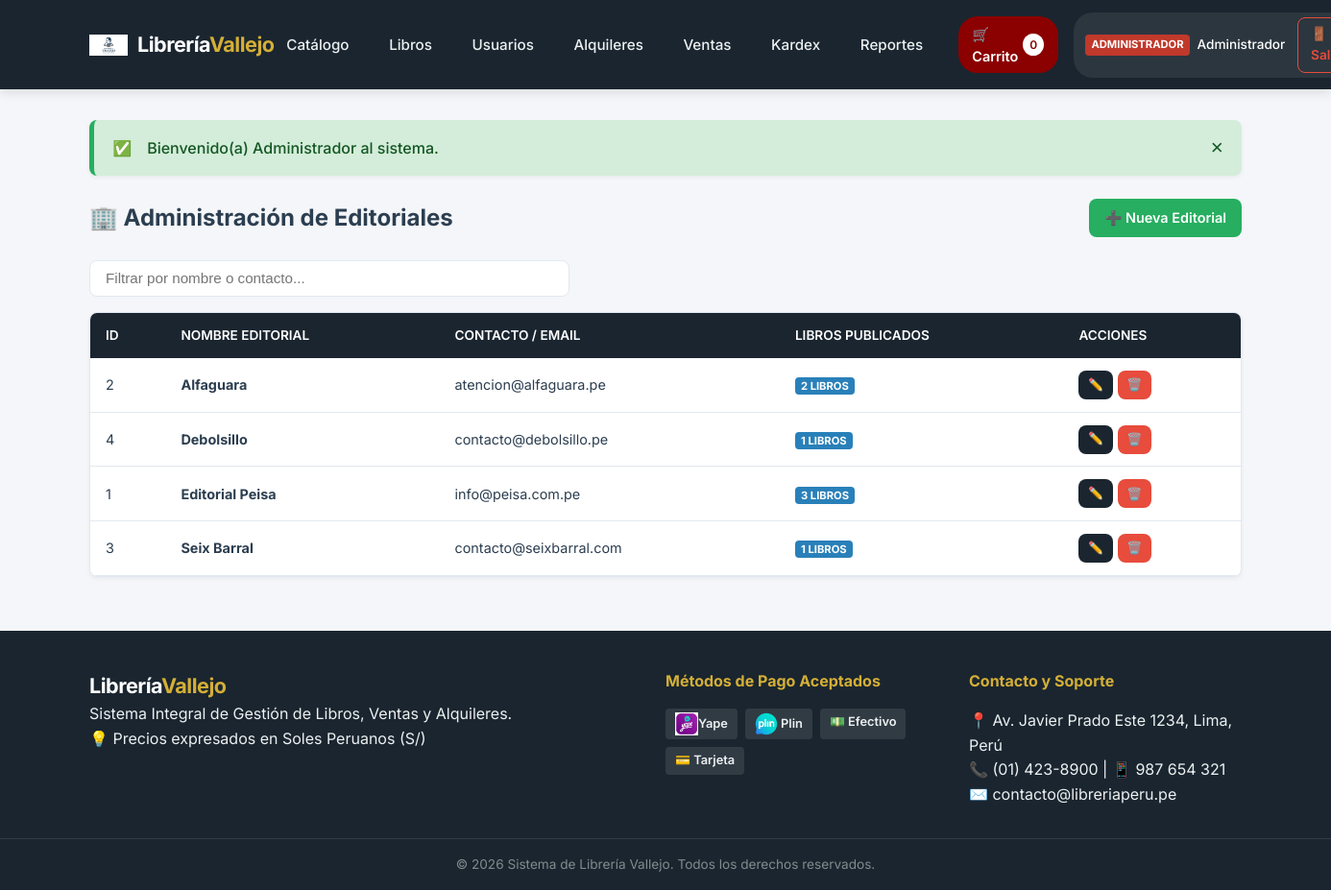
The page /modulos/editoriales/index.php (signed in) on the database its author committed.
### tables this page shows
CREATE TABLE `editoriales` (
  `id_editorial` int(11) NOT NULL,
  `nombre` varchar(120) NOT NULL,
  `contacto` varchar(100) DEFAULT NULL
);

### modulos/editoriales/index.php (the view, shortened to what this page needs)
<?php
require_once __DIR__ . '/../../config/conexion.php';
$sql = "SELECT e.*, COUNT(l.id_libro) AS total_libros
        FROM editoriales e
        LEFT JOIN libros l ON e.id_editorial = l.id_editorial
        GROUP BY e.id_editorial
        ORDER BY e.nombre ASC";
$res = mysqli_query($conexion, $sql);
include_once __DIR__ . '/../../includes/header.php';
?>
<div style="display: flex; justify-content: space-between; align-items: center; margin-bottom: 1.5rem; flex-wrap: wrap; gap: 1rem;">
    <h2>🏢 Administración de Editoriales</h2>
    <a href="<?php echo BASE_URL; ?>modulos/editoriales/crear.php" class="btn btn-success">➕ Nueva Editorial</a>
</div>
<div class="catalogo-header" style="margin-bottom: 1rem;">
    <div class="buscador-box">
        <input type="text" id="input-search-live" class="input-search" placeholder="Filtrar por nombre o contacto...">
    </div>
</div>
<div class="table-responsive">
    <table class="tabla-custom">
        <thead>
            <tr>
                <th>ID</th>
                <th>Nombre Editorial</th>
                <th>Contacto / Email</th>
                <th>Libros Publicados</th>
                <th>Acciones</th>
            </tr>
        </thead>
        <tbody>
            <?php if (mysqli_num_rows($res) === 0): ?>
                <tr>
                    <td colspan="5" style="text-align: center;">No hay editoriales registradas.</td>
                </tr>
            <?php else: ?>
                <?php while ($ed = mysqli_fetch_assoc($res)): ?>
                    <tr>
                        <td><?php echo $ed['id_editorial']; ?></td>
                        <td><strong><?php echo htmlspecialchars($ed['nombre']); ?></strong></td>
                        <td><?php echo htmlspecialchars($ed['contacto'] ? $ed['contacto'] : '-'); ?></td>
                        <td><span class="user-role-badge badge-client"><?php echo $ed['total_libros']; ?> libros</span></td>
                        <td>
                            <div style="display: flex; gap: 5px;">
                                <a href="<?php echo BASE_URL; ?>modulos/editoriales/editar.php?id=<?php echo $ed['id_editorial']; ?>" class="btn btn-secondary btn-sm" title="Editar">✏️</a>
                                <button type="button" class="btn btn-danger btn-sm" onclick="confirmarAccion('<?php echo BASE_URL; ?>modulos/editoriales/eliminar.php?id=<?php echo $ed['id_editorial']; ?>', '¿Está seguro de eliminar la editorial <?php echo htmlspecialchars($ed['nombre']); ?>?');">🗑️</button>
                            </div>
                        </td>
                    </tr>
                <?php endwhile; ?>
            <?php endif; ?>
        </tbody>
    </table>
</div>
<?php include_once __DIR__ . '/../../includes/footer.php'; ?>

### public/assets/css/style.css (style rules this page uses)
:root { --primary: #8b0000; --primary-hover: #660000; --secondary: #1a252f; --accent: #d4af37; --bg-light: #f4f6f9; --bg-card: #ffffff; --text-dark: #2c3e50; --text-muted: #7f8c8d; --border-color: #e2e8f0; --success: #27ae60; --danger: #e74c3c; --warning: #f39c12; --info: #2980b9; --shadow-sm: 0 2px 4px rgba(0,0,0,0.05); --shadow-md: 0 4px 10px rgba(0,0,0,0.1); --radius: 8px; --transition: all 0.25s ease-in-out; }
* { margin: 0; padding: 0; box-sizing: border-box; }
body { font-family: 'Inter', -apple-system, BlinkMacSystemFont, "Segoe UI", Roboto, sans-serif; background-color: var(--bg-light); color: var(--text-dark); line-height: 1.6; display: flex; flex-direction: column; min-height: 100vh; }
.user-role-badge { font-size: 0.7rem; padding: 2px 6px; border-radius: 4px; font-weight: 700; text-transform: uppercase; }
.badge-client { background-color: #2980b9; color: #fff; }
.catalogo-header { display: flex; justify-content: space-between; align-items: center; margin-bottom: 1.5rem; flex-wrap: wrap; gap: 1rem; }
.buscador-box { display: flex; gap: 10px; flex: 1; max-width: 500px; }
.input-search { width: 100%; padding: 0.6rem 1rem; border: 1px solid var(--border-color); border-radius: var(--radius); font-size: 0.95rem; }
.btn { display: inline-block; padding: 0.5rem 1rem; font-size: 0.9rem; font-weight: 600; text-align: center; border: none; border-radius: var(--radius); cursor: pointer; text-decoration: none; transition: var(--transition); }
.btn-secondary { background-color: var(--secondary); color: #fff; }
.btn-success { background-color: var(--success); color: #fff; }
.btn-danger { background-color: var(--danger); color: #fff; }
.btn-sm { padding: 0.3rem 0.6rem; font-size: 0.8rem; }
.table-responsive { width: 100%; overflow-x: auto; background-color: var(--bg-card); border-radius: var(--radius); box-shadow: var(--shadow-sm); border: 1px solid var(--border-color); margin-bottom: 1.5rem; }
.tabla-custom { width: 100%; border-collapse: collapse; text-align: left; }
.tabla-custom th { background-color: var(--secondary); color: #fff; padding: 0.8rem 1rem; font-weight: 600; font-size: 0.85rem; text-transform: uppercase; }
.tabla-custom td { padding: 0.8rem 1rem; border-bottom: 1px solid var(--border-color); font-size: 0.9rem; }

### rows shown on the page
editoriales: id_editorial "2", nombre "Alfaguara", contacto "atencion@alfaguara.pe", total_libros "2"
editoriales: id_editorial "4", nombre "Debolsillo", contacto "contacto@debolsillo.pe", total_libros "1"
editoriales: id_editorial "1", nombre "Editorial Peisa", contacto "info@peisa.com.pe", total_libros "3"
editoriales: id_editorial "3", nombre "Seix Barral", contacto "contacto@seixbarral.com", total_libros "1"

### other values the page prints
$cant_carrito "0"
$usuario_actual['rol'] "ADMINISTRADOR"
$usuario_actual['nombre'] "Administrador"
$mensaje "Bienvenido(a) Administrador al sistema."
